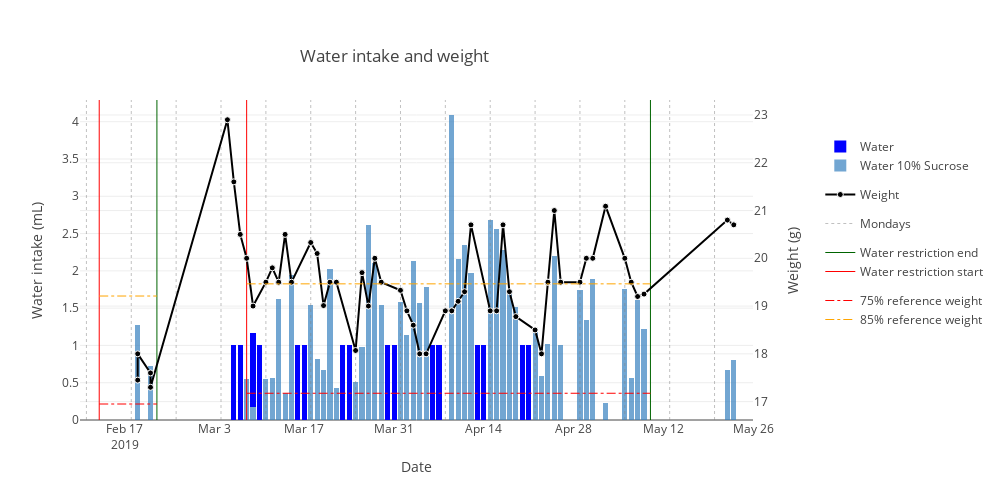

Notebook source saved alongside this figure:
### Code cell
subj = subject.Subject & {'subject_nickname': 'ibl_witten_10'}
# get water and date
water_info_query = (action.WaterAdministration & subj).proj(
    'water_administered', 'watertype_name', water_date='DATE(administration_time)')
water_info = water_info_query.fetch(as_dict=True)
water_info = pd.DataFrame(water_info)
water_types = water_info.watertype_name.unique()
water_info_type = water_info.pivot_table(
    index='water_date', columns='watertype_name', values='water_administered', aggfunc='sum')
max_water_intake = np.nanmax(water_info_type.values) + 0.2
yrange_water = [0, max_water_intake]
water_info_type = water_info_type.where((pd.notnull(water_info_type)), None)
weight_info_query = (action.Weighing & subj).proj(
    'weight', weighing_date='DATE(weighing_time)')
weight_info = weight_info_query.fetch(as_dict=True)
weight_info = pd.DataFrame(weight_info)
weight_info = weight_info.where((pd.notnull(weight_info)), None)

# get water restriction period
water_restrictions = (action.WaterRestriction & subj).proj(
    'reference_weight',
    res_start='DATE(restriction_start_time)', res_end='DATE(restriction_end_time)')


data = [
    go.Bar(
        x = [t.strftime('%Y-%m-%d') for t in water_info_type.index.tolist()],
        y = water_info_type[water_type].tolist(),
        marker = dict(color = water_type_map[water_type]),
        name = water_type,
        yaxis = 'y1',
        legendgroup='water_type'
    )
    for water_type in water_types
]

data.append(
    go.Scatter(
        x=[t.strftime('%Y-%m-%d') for t in weight_info['weighing_date'].tolist()],
        y=weight_info['weight'].tolist(),
        mode='lines+markers',
        name='Weight',
        marker=dict(
            size=6,
            color='black',
            line = dict(
            color = 'white',
            width = 1)
        ),
        legendgroup='weight',
        yaxis = 'y2'
    ))

# monday marks
data = putils.create_monday_plot(data, yrange_water, d['mondays'])

# water restriction marks and reference weight marks
for iwater, water_res in enumerate(water_restrictions.fetch(as_dict=True)):
    
    if iwater==0:
        show_res_legend = True
    else:
        show_res_legend = False
    
    res_start = water_res['res_start'].strftime('%Y-%m-%d')
    
    if water_res['res_end']:
        res_end = water_res['res_end'].strftime('%Y-%m-%d')
    else:
        res_end = last_date_str
    data.append(
        go.Scatter(
            x=[res_start, res_start],
            y=yrange_water,
            mode="lines",
            line=dict(
                width=1,
                color='red',
            ),
            name='Water restriction start',
            yaxis='y1',
            showlegend=show_res_legend,
            legendgroup='restriction'
        )
    )
    
    if water_res['res_end']:

        data.append(
            go.Scatter(
                x=[res_end, res_end],
                y=yrange_water,
                mode="lines",
                line=dict(
                    width=1,
                    color='darkgreen',
                ),
                name='Water restriction end',
                yaxis='y1',
                showlegend=show_res_legend,
                legendgroup='restriction'
            )
        )
    
     
    data.append(
        go.Scatter(
            x=[res_start, res_end],
            y=[water_res['reference_weight']*0.85, water_res['reference_weight']*0.85],
            mode="lines",
            line=dict(
                width=1,
                color='orange',
                dash='dashdot'
            ),
            name='85% reference weight',
            yaxis='y2',
            showlegend=show_res_legend,
            legendgroup='weight_ref'
        )
    )
    
    data.append(
        go.Scatter(
            x=[res_start, res_end],
            y=[water_res['reference_weight']*0.75, water_res['reference_weight']*0.75],
            mode="lines",
            line=dict(
                width=1,
                color='red',
                dash='dashdot'
            ),
            name='75% reference weight',
            yaxis='y2',
            showlegend=show_res_legend,
            legendgroup='weight_ref'
        )
    )



layout = go.Layout(
    yaxis=dict(
        title='Water intake (mL)',
        range=yrange_water
    ),
    yaxis2=dict(
        title='Weight (g)',
        overlaying='y',
        side='right',
    ),
    width=1000,
    height=500,
    title=dict(
        text='Water intake and weight',
        x=0.3,
        y=0.9
    ),
    xaxis=dict(
        title='Date',
        range=[d['first_date_str'], d['last_date_str']]
    ), 
    legend=dict(
        x=1.1, 
        y=0.9,
        orientation='v'),
    barmode='stack'
)
fig = go.Figure(data=data, layout=layout)
plotly.offline.iplot(fig)

### Figure 1 — Plotly figure (JSON) as saved in the notebook; plotly's stock layout.template omitted (floating-point values rounded to 4 significant figures)
{"data": [{"legendgroup": "water_type", "marker": {"color": "rgba(55, 128, 191, 0.7)"}, "name": "Water 10% Sucrose", "type": "bar", "uid": "d91b191c-8cf6-4eb8-8c02-fcf4114cbced", "x": ["2019-02-19", "2019-02-21", "2019-02-22", "2019-02-23", "2019-02-24", "2019-02-25", "2019-02-26", "2019-02-27", "2019-02-28", "2019-03-01", "2019-03-02", "2019-03-03", "2019-03-04", "2019-03-06", "2019-03-07", "2019-03-08", "2019-03-09", "2019-03-10", "2019-03-11", "2019-03-12", "2019-03-13", "2019-03-14", "2019-03-15", "2019-03-16", "2019-03-17", "2019-03-18", "2019-03-19", "2019-03-20", "2019-03-21", "2019-03-22", "2019-03-23", "2019-03-24", "2019-03-25", "2019-03-26", "2019-03-27", "2019-03-28", "2019-03-29", "2019-03-30", "2019-03-31", "2019-04-01", "2019-04-02", "2019-04-03", "2019-04-04", "2019-04-05", "2019-04-06", "2019-04-07", "2019-04-09", "2019-04-10", "2019-04-11", "2019-04-12", "2019-04-13", "2019-04-14", "2019-04-15", "2019-04-16", "2019-04-17", "2019-04-18", "2019-04-19", "2019-04-20", "2019-04-21", "2019-04-22", "2019-04-23", "2019-04-24", "2019-04-25", "2019-04-26", "2019-04-29", "2019-04-30", "2019-05-01", "2019-05-03", "2019-05-06", "2019-05-07", "2019-05-08", "2019-05-09", "2019-05-22", "2019-05-23"], "y": [1.278, 0.7231, null, null, null, null, null, null, null, null, null, null, null, null, null, 0.5536, 0.1683, null, 0.5508, 0.567, 1.617, 0.36, 1.939, null, null, 1.548, 0.812, 0.6698, 2.026, 0.4284, null, null, 0.511, 0.9828, 2.61, 2.103, 1.537, null, null, 1.577, 1.139, 2.133, 1.57, 1.782, null, null, 4.091, 2.164, 2.341, 1.974, null, null, 2.687, 2.564, 2.277, 1.692, 1.52, null, null, 1.224, 0.5874, 1.013, 2.203, 1.01, 1.737, 1.338, 1.891, 0.225, 1.76, 0.5616, 1.603, 1.224, 0.6704, 0.8075], "yaxis": "y"}, {"legendgroup": "water_type", "marker": {"color": "blue"}, "name": "Water", "type": "bar", "uid": "bc67c32c-5a6b-4d17-a30e-fc35f53e3927", "x": ["2019-02-19", "2019-02-21", "2019-02-22", "2019-02-23", "2019-02-24", "2019-02-25", "2019-02-26", "2019-02-27", "2019-02-28", "2019-03-01", "2019-03-02", "2019-03-03", "2019-03-04", "2019-03-06", "2019-03-07", "2019-03-08", "2019-03-09", "2019-03-10", "2019-03-11", "2019-03-12", "2019-03-13", "2019-03-14", "2019-03-15", "2019-03-16", "2019-03-17", "2019-03-18", "2019-03-19", "2019-03-20", "2019-03-21", "2019-03-22", "2019-03-23", "2019-03-24", "2019-03-25", "2019-03-26", "2019-03-27", "2019-03-28", "2019-03-29", "2019-03-30", "2019-03-31", "2019-04-01", "2019-04-02", "2019-04-03", "2019-04-04", "2019-04-05", "2019-04-06", "2019-04-07", "2019-04-09", "2019-04-10", "2019-04-11", "2019-04-12", "2019-04-13", "2019-04-14", "2019-04-15", "2019-04-16", "2019-04-17", "2019-04-18", "2019-04-19", "2019-04-20", "2019-04-21", "2019-04-22", "2019-04-23", "2019-04-24", "2019-04-25", "2019-04-26", "2019-04-29", "2019-04-30", "2019-05-01", "2019-05-03", "2019-05-06", "2019-05-07", "2019-05-08", "2019-05-09", "2019-05-22", "2019-05-23"], "y": [null, null, 0, 0, 0, 0, 0, 0, 0, 0, 0, 0, 0, 1, 1, null, 1, 1, null, null, null, null, null, 1, 1, null, null, null, null, null, 1, 1, null, null, null, null, null, 1, 1, null, null, null, null, null, 1, 1, null, null, null, null, 1, 1, null, null, null, null, null, 1, 1, null, null, null, null, null, null, null, null, null, null, null, null, null, null, null], "yaxis": "y"}, {"legendgroup": "weight", "marker": {"color": "black", "line": {"color": "white", "width": 1}, "size": 6}, "mode": "lines+markers", "name": "Weight", "type": "scatter", "uid": "c66c6a53-bb2f-4fbe-bd59-1dac5c19f64a", "x": ["2019-02-19", "2019-02-19", "2019-02-21", "2019-02-21", "2019-03-05", "2019-03-06", "2019-03-07", "2019-03-08", "2019-03-09", "2019-03-11", "2019-03-12", "2019-03-13", "2019-03-13", "2019-03-14", "2019-03-15", "2019-03-18", "2019-03-19", "2019-03-20", "2019-03-21", "2019-03-22", "2019-03-25", "2019-03-26", "2019-03-27", "2019-03-28", "2019-03-29", "2019-04-01", "2019-04-02", "2019-04-03", "2019-04-04", "2019-04-04", "2019-04-05", "2019-04-08", "2019-04-09", "2019-04-09", "2019-04-10", "2019-04-11", "2019-04-12", "2019-04-15", "2019-04-16", "2019-04-17", "2019-04-18", "2019-04-19", "2019-04-22", "2019-04-23", "2019-04-24", "2019-04-24", "2019-04-25", "2019-04-26", "2019-04-29", "2019-04-30", "2019-05-01", "2019-05-03", "2019-05-06", "2019-05-07", "2019-05-08", "2019-05-09", "2019-05-22", "2019-05-23"], "y": [17.45, 18, 17.6, 17.3, 22.9, 21.6, 20.5, 20, 19, 19.5, 19.8, 19.5, 19.5, 20.5, 19.5, 20.33, 20.1, 19.01, 19.5, 19.5, 18.07, 19.7, 19, 20, 19.5, 19.33, 18.9, 18.6, 18, 18, 18, 18.9, 18.9, 18.9, 19.1, 19.3, 20.7, 18.9, 18.9, 20.7, 19.3, 18.78, 18.5, 18, 19.5, 19.5, 21, 19.5, 19.5, 20, 20, 21.09, 20, 19.5, 19.2, 19.25, 20.8, 20.7], "yaxis": "y2"}, {"legendgroup": "monday", "line": {"color": "gray", "dash": "dot", "width": 0.5}, "mode": "lines", "name": "Mondays", "showlegend": true, "type": "scatter", "uid": "c9c5a8ef-bc3c-49d5-89f6-e0dfaff45ba2", "x": ["2019-02-11", "2019-02-11"], "xaxis": "x", "y": [0, 4.291], "yaxis": "y"}, {"legendgroup": "monday", "line": {"color": "gray", "dash": "dot", "width": 0.5}, "mode": "lines", "name": "Mondays", "showlegend": false, "type": "scatter", "uid": "f97df9ab-ddf0-476c-a675-07d03c3e87f1", "x": ["2019-02-18", "2019-02-18"], "xaxis": "x", "y": [0, 4.291], "yaxis": "y"}, {"legendgroup": "monday", "line": {"color": "gray", "dash": "dot", "width": 0.5}, "mode": "lines", "name": "Mondays", "showlegend": false, "type": "scatter", "uid": "fcf2857e-daeb-43bb-94b8-31fa652d8b44", "x": ["2019-02-25", "2019-02-25"], "xaxis": "x", "y": [0, 4.291], "yaxis": "y"}, {"legendgroup": "monday", "line": {"color": "gray", "dash": "dot", "width": 0.5}, "mode": "lines", "name": "Mondays", "showlegend": false, "type": "scatter", "uid": "1e1bf717-c6c5-4628-a8ab-cd6862226e6e", "x": ["2019-03-04", "2019-03-04"], "xaxis": "x", "y": [0, 4.291], "yaxis": "y"}, {"legendgroup": "monday", "line": {"color": "gray", "dash": "dot", "width": 0.5}, "mode": "lines", "name": "Mondays", "showlegend": false, "type": "scatter", "uid": "4b8977d0-77e6-4937-8492-28a45f1a48c2", "x": ["2019-03-11", "2019-03-11"], "xaxis": "x", "y": [0, 4.291], "yaxis": "y"}, {"legendgroup": "monday", "line": {"color": "gray", "dash": "dot", "width": 0.5}, "mode": "lines", "name": "Mondays", "showlegend": false, "type": "scatter", "uid": "4a584ef0-1038-45ab-aaec-0fbc6f71c5b5", "x": ["2019-03-18", "2019-03-18"], "xaxis": "x", "y": [0, 4.291], "yaxis": "y"}, {"legendgroup": "monday", "line": {"color": "gray", "dash": "dot", "width": 0.5}, "mode": "lines", "name": "Mondays", "showlegend": false, "type": "scatter", "uid": "aa853429-aed1-49a0-8c8c-f786c788dcc7", "x": ["2019-03-25", "2019-03-25"], "xaxis": "x", "y": [0, 4.291], "yaxis": "y"}, {"legendgroup": "monday", "line": {"color": "gray", "dash": "dot", "width": 0.5}, "mode": "lines", "name": "Mondays", "showlegend": false, "type": "scatter", "uid": "7431050f-6e84-4e55-9c24-e42565f30553", "x": ["2019-04-01", "2019-04-01"], "xaxis": "x", "y": [0, 4.291], "yaxis": "y"}, {"legendgroup": "monday", "line": {"color": "gray", "dash": "dot", "width": 0.5}, "mode": "lines", "name": "Mondays", "showlegend": false, "type": "scatter", "uid": "29b08d8e-5003-4dd6-b3f0-d02ad0fe0c46", "x": ["2019-04-08", "2019-04-08"], "xaxis": "x", "y": [0, 4.291], "yaxis": "y"}, {"legendgroup": "monday", "line": {"color": "gray", "dash": "dot", "width": 0.5}, "mode": "lines", "name": "Mondays", "showlegend": false, "type": "scatter", "uid": "902bd0e2-7ddb-4bde-ae08-1307080731c3", "x": ["2019-04-15", "2019-04-15"], "xaxis": "x", "y": [0, 4.291], "yaxis": "y"}, {"legendgroup": "monday", "line": {"color": "gray", "dash": "dot", "width": 0.5}, "mode": "lines", "name": "Mondays", "showlegend": false, "type": "scatter", "uid": "073f9fb5-7496-4918-b1c3-c803cb3c8bcc", "x": ["2019-04-22", "2019-04-22"], "xaxis": "x", "y": [0, 4.291], "yaxis": "y"}, {"legendgroup": "monday", "line": {"color": "gray", "dash": "dot", "width": 0.5}, "mode": "lines", "name": "Mondays", "showlegend": false, "type": "scatter", "uid": "97ed57e7-22c4-4100-b2b3-c4c0d26da4ec", "x": ["2019-04-29", "2019-04-29"], "xaxis": "x", "y": [0, 4.291], "yaxis": "y"}, {"legendgroup": "monday", "line": {"color": "gray", "dash": "dot", "width": 0.5}, "mode": "lines", "name": "Mondays", "showlegend": false, "type": "scatter", "uid": "a97abb69-ed93-48fc-8a40-4decb966d53c", "x": ["2019-05-06", "2019-05-06"], "xaxis": "x", "y": [0, 4.291], "yaxis": "y"}, {"legendgroup": "monday", "line": {"color": "gray", "dash": "dot", "width": 0.5}, "mode": "lines", "name": "Mondays", "showlegend": false, "type": "scatter", "uid": "30e32458-3968-4b18-baf3-4f41136c4ecd", "x": ["2019-05-13", "2019-05-13"], "xaxis": "x", "y": [0, 4.291], "yaxis": "y"}, {"legendgroup": "monday", "line": {"color": "gray", "dash": "dot", "width": 0.5}, "mode": "lines", "name": "Mondays", "showlegend": false, "type": "scatter", "uid": "85ec5fbc-5536-4f94-9e0d-be9fd4c8b5f8", "x": ["2019-05-20", "2019-05-20"], "xaxis": "x", "y": [0, 4.291], "yaxis": "y"}, {"legendgroup": "restriction", "line": {"color": "red", "width": 1}, "mode": "lines", "name": "Water restriction start", "showlegend": true, "type": "scatter", "uid": "b6ae6e53-b470-4e9c-bc18-6eab9967c705", "x": ["2019-02-13", "2019-02-13"], "y": [0, 4.291], "yaxis": "y"}, {"legendgroup": "restriction", "line": {"color": "darkgreen", "width": 1}, "mode": "lines", "name": "Water restriction end", "showlegend": true, "type": "scatter", "uid": "385699b9-5e21-4fa0-b591-a919154ff1ee", "x": ["2019-02-22", "2019-02-22"], "y": [0, 4.291], "yaxis": "y"}, {"legendgroup": "weight_ref", "line": {"color": "orange", "dash": "dashdot", "width": 1}, "mode": "lines", "name": "85% reference weight", "showlegend": true, "type": "scatter", "uid": "7245fb48-da12-4cae-9147-2782fc1da81f", "x": ["2019-02-13", "2019-02-22"], "y": [19.21, 19.21], "yaxis": "y2"}, {"legendgroup": "weight_ref", "line": {"color": "red", "dash": "dashdot", "width": 1}, "mode": "lines", "name": "75% reference weight", "showlegend": true, "type": "scatter", "uid": "1f2d40de-c106-41d6-8d4d-6a7af2c2966f", "x": ["2019-02-13", "2019-02-22"], "y": [16.95, 16.95], "yaxis": "y2"}, {"legendgroup": "restriction", "line": {"color": "red", "width": 1}, "mode": "lines", "name": "Water restriction start", "showlegend": false, "type": "scatter", "uid": "67ac19c6-0528-43db-9a0a-4fd57ea828b1", "x": ["2019-03-08", "2019-03-08"], "y": [0, 4.291], "yaxis": "y"}, {"legendgroup": "restriction", "line": {"color": "darkgreen", "width": 1}, "mode": "lines", "name": "Water restriction end", "showlegend": false, "type": "scatter", "uid": "287924b4-fccc-4bdd-b41c-1b760bbf1158", "x": ["2019-05-10", "2019-05-10"], "y": [0, 4.291], "yaxis": "y"}, {"legendgroup": "weight_ref", "line": {"color": "orange", "dash": "dashdot", "width": 1}, "mode": "lines", "name": "85% reference weight", "showlegend": false, "type": "scatter", "uid": "972cf799-f2eb-498e-90a1-678d066fb24e", "x": ["2019-03-08", "2019-05-10"], "y": [19.46, 19.46], "yaxis": "y2"}, {"legendgroup": "weight_ref", "line": {"color": "red", "dash": "dashdot", "width": 1}, "mode": "lines", "name": "75% reference weight", "showlegend": false, "type": "scatter", "uid": "284d542e-e67f-4ab5-a6ed-ca1662d519fe", "x": ["2019-03-08", "2019-05-10"], "y": [17.17, 17.17], "yaxis": "y2"}], "layout": {"barmode": "stack", "height": 500, "legend": {"orientation": "v", "x": 1.1, "y": 0.9}, "title": {"text": "Water intake and weight", "x": 0.3, "y": 0.9}, "width": 1000, "xaxis": {"range": ["2019-02-10", "2019-05-26"], "title": {"text": "Date"}}, "yaxis": {"range": [0, 4.291], "title": {"text": "Water intake (mL)"}}, "yaxis2": {"overlaying": "y", "side": "right", "title": {"text": "Weight (g)"}}}}
